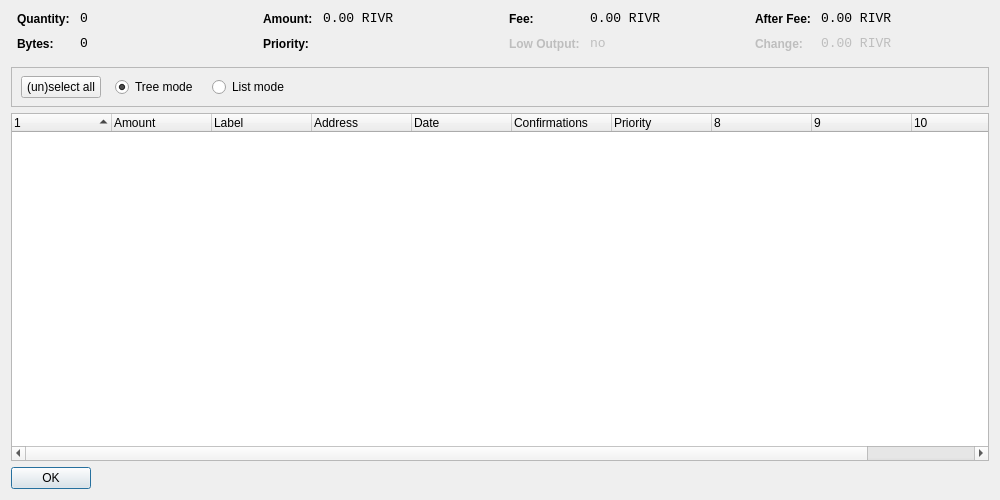
<?xml version="1.0" encoding="UTF-8"?>
<ui version="4.0">
 <class>CoinControlDialog</class>
 <widget class="QDialog" name="CoinControlDialog">
  <property name="geometry">
   <rect>
    <x>0</x>
    <y>0</y>
    <width>1000</width>
    <height>500</height>
   </rect>
  </property>
  <property name="windowTitle">
   <string>Coin Control</string>
  </property>
  <layout class="QVBoxLayout" name="verticalLayout">
   <item>
    <layout class="QHBoxLayout" name="horizontalLayoutTop" stretch="0,0,0,0">
     <property name="topMargin">
      <number>0</number>
     </property>
     <property name="bottomMargin">
      <number>10</number>
     </property>
     <item>
      <layout class="QFormLayout" name="formLayoutCoinControl1">
       <property name="horizontalSpacing">
        <number>10</number>
       </property>
       <property name="verticalSpacing">
        <number>10</number>
       </property>
       <property name="leftMargin">
        <number>6</number>
       </property>
       <property name="rightMargin">
        <number>6</number>
       </property>
       <item row="0" column="0">
        <widget class="QLabel" name="labelCoinControlQuantityText">
         <property name="styleSheet">
          <string notr="true">font-weight:bold;</string>
         </property>
         <property name="text">
          <string>Quantity:</string>
         </property>
        </widget>
       </item>
       <item row="0" column="1">
        <widget class="QLabel" name="labelCoinControlQuantity">
         <property name="font">
          <font>
           <family>Monospace</family>
           <pointsize>10</pointsize>
          </font>
         </property>
         <property name="cursor">
          <cursorShape>IBeamCursor</cursorShape>
         </property>
         <property name="contextMenuPolicy">
          <enum>Qt::ActionsContextMenu</enum>
         </property>
         <property name="text">
          <string notr="true">0</string>
         </property>
         <property name="textInteractionFlags">
          <set>Qt::LinksAccessibleByMouse|Qt::TextSelectableByKeyboard|Qt::TextSelectableByMouse</set>
         </property>
        </widget>
       </item>
       <item row="1" column="0">
        <widget class="QLabel" name="labelCoinControlBytesText">
         <property name="styleSheet">
          <string notr="true">font-weight:bold;</string>
         </property>
         <property name="text">
          <string>Bytes:</string>
         </property>
        </widget>
       </item>
       <item row="1" column="1">
        <widget class="QLabel" name="labelCoinControlBytes">
         <property name="font">
          <font>
           <family>Monospace</family>
           <pointsize>10</pointsize>
          </font>
         </property>
         <property name="cursor">
          <cursorShape>IBeamCursor</cursorShape>
         </property>
         <property name="contextMenuPolicy">
          <enum>Qt::ActionsContextMenu</enum>
         </property>
         <property name="text">
          <string notr="true">0</string>
         </property>
         <property name="textInteractionFlags">
          <set>Qt::LinksAccessibleByMouse|Qt::TextSelectableByKeyboard|Qt::TextSelectableByMouse</set>
         </property>
        </widget>
       </item>
      </layout>
     </item>
     <item>
      <layout class="QFormLayout" name="formLayoutCoinControl2">
       <property name="horizontalSpacing">
        <number>10</number>
       </property>
       <property name="verticalSpacing">
        <number>10</number>
       </property>
       <property name="leftMargin">
        <number>6</number>
       </property>
       <property name="rightMargin">
        <number>6</number>
       </property>
       <item row="0" column="0">
        <widget class="QLabel" name="labelCoinControlAmountText">
         <property name="styleSheet">
          <string notr="true">font-weight:bold;</string>
         </property>
         <property name="text">
          <string>Amount:</string>
         </property>
        </widget>
       </item>
       <item row="0" column="1">
        <widget class="QLabel" name="labelCoinControlAmount">
         <property name="font">
          <font>
           <family>Monospace</family>
           <pointsize>10</pointsize>
          </font>
         </property>
         <property name="cursor">
          <cursorShape>IBeamCursor</cursorShape>
         </property>
         <property name="contextMenuPolicy">
          <enum>Qt::ActionsContextMenu</enum>
         </property>
         <property name="text">
          <string notr="true">0.00 RIVR</string>
         </property>
         <property name="textInteractionFlags">
          <set>Qt::LinksAccessibleByMouse|Qt::TextSelectableByKeyboard|Qt::TextSelectableByMouse</set>
         </property>
        </widget>
       </item>
       <item row="1" column="0">
        <widget class="QLabel" name="labelCoinControlPriorityText">
         <property name="styleSheet">
          <string notr="true">font-weight:bold;</string>
         </property>
         <property name="text">
          <string>Priority:</string>
         </property>
        </widget>
       </item>
       <item row="1" column="1">
        <widget class="QLabel" name="labelCoinControlPriority">
         <property name="font">
          <font>
           <family>Monospace</family>
           <pointsize>10</pointsize>
          </font>
         </property>
         <property name="cursor">
          <cursorShape>IBeamCursor</cursorShape>
         </property>
         <property name="contextMenuPolicy">
          <enum>Qt::ActionsContextMenu</enum>
         </property>
         <property name="text">
          <string/>
         </property>
         <property name="textInteractionFlags">
          <set>Qt::LinksAccessibleByMouse|Qt::TextSelectableByKeyboard|Qt::TextSelectableByMouse</set>
         </property>
        </widget>
       </item>
      </layout>
     </item>
     <item>
      <layout class="QFormLayout" name="formLayoutCoinControl3">
       <property name="horizontalSpacing">
        <number>10</number>
       </property>
       <property name="verticalSpacing">
        <number>10</number>
       </property>
       <property name="leftMargin">
        <number>6</number>
       </property>
       <property name="rightMargin">
        <number>6</number>
       </property>
       <item row="0" column="0">
        <widget class="QLabel" name="labelCoinControlFeeText">
         <property name="styleSheet">
          <string notr="true">font-weight:bold;</string>
         </property>
         <property name="text">
          <string>Fee:</string>
         </property>
        </widget>
       </item>
       <item row="0" column="1">
        <widget class="QLabel" name="labelCoinControlFee">
         <property name="font">
          <font>
           <family>Monospace</family>
           <pointsize>10</pointsize>
          </font>
         </property>
         <property name="cursor">
          <cursorShape>IBeamCursor</cursorShape>
         </property>
         <property name="contextMenuPolicy">
          <enum>Qt::ActionsContextMenu</enum>
         </property>
         <property name="text">
          <string notr="true">0.00 RIVR</string>
         </property>
         <property name="textInteractionFlags">
          <set>Qt::LinksAccessibleByMouse|Qt::TextSelectableByKeyboard|Qt::TextSelectableByMouse</set>
         </property>
        </widget>
       </item>
       <item row="1" column="0">
        <widget class="QLabel" name="labelCoinControlLowOutputText">
         <property name="enabled">
          <bool>false</bool>
         </property>
         <property name="styleSheet">
          <string notr="true">font-weight:bold;</string>
         </property>
         <property name="text">
          <string>Low Output:</string>
         </property>
        </widget>
       </item>
       <item row="1" column="1">
        <widget class="QLabel" name="labelCoinControlLowOutput">
         <property name="enabled">
          <bool>false</bool>
         </property>
         <property name="font">
          <font>
           <family>Monospace</family>
           <pointsize>10</pointsize>
          </font>
         </property>
         <property name="cursor">
          <cursorShape>IBeamCursor</cursorShape>
         </property>
         <property name="contextMenuPolicy">
          <enum>Qt::ActionsContextMenu</enum>
         </property>
         <property name="text">
          <string notr="true">no</string>
         </property>
         <property name="textInteractionFlags">
          <set>Qt::LinksAccessibleByMouse|Qt::TextSelectableByKeyboard|Qt::TextSelectableByMouse</set>
         </property>
        </widget>
       </item>
      </layout>
     </item>
     <item>
      <layout class="QFormLayout" name="formLayoutCoinControl4">
       <property name="horizontalSpacing">
        <number>10</number>
       </property>
       <property name="verticalSpacing">
        <number>10</number>
       </property>
       <property name="leftMargin">
        <number>6</number>
       </property>
       <property name="rightMargin">
        <number>6</number>
       </property>
       <item row="0" column="0">
        <widget class="QLabel" name="labelCoinControlAfterFeeText">
         <property name="styleSheet">
          <string notr="true">font-weight:bold;</string>
         </property>
         <property name="text">
          <string>After Fee:</string>
         </property>
        </widget>
       </item>
       <item row="0" column="1">
        <widget class="QLabel" name="labelCoinControlAfterFee">
         <property name="font">
          <font>
           <family>Monospace</family>
           <pointsize>10</pointsize>
          </font>
         </property>
         <property name="cursor">
          <cursorShape>IBeamCursor</cursorShape>
         </property>
         <property name="contextMenuPolicy">
          <enum>Qt::ActionsContextMenu</enum>
         </property>
         <property name="text">
          <string notr="true">0.00 RIVR</string>
         </property>
         <property name="textInteractionFlags">
          <set>Qt::LinksAccessibleByMouse|Qt::TextSelectableByKeyboard|Qt::TextSelectableByMouse</set>
         </property>
        </widget>
       </item>
       <item row="1" column="0">
        <widget class="QLabel" name="labelCoinControlChangeText">
         <property name="enabled">
          <bool>false</bool>
         </property>
         <property name="styleSheet">
          <string notr="true">font-weight:bold;</string>
         </property>
         <property name="text">
          <string>Change:</string>
         </property>
        </widget>
       </item>
       <item row="1" column="1">
        <widget class="QLabel" name="labelCoinControlChange">
         <property name="enabled">
          <bool>false</bool>
         </property>
         <property name="font">
          <font>
           <family>Monospace</family>
           <pointsize>10</pointsize>
          </font>
         </property>
         <property name="cursor">
          <cursorShape>IBeamCursor</cursorShape>
         </property>
         <property name="contextMenuPolicy">
          <enum>Qt::ActionsContextMenu</enum>
         </property>
         <property name="text">
          <string notr="true">0.00 RIVR</string>
         </property>
         <property name="textInteractionFlags">
          <set>Qt::LinksAccessibleByMouse|Qt::TextSelectableByKeyboard|Qt::TextSelectableByMouse</set>
         </property>
        </widget>
       </item>
      </layout>
     </item>
    </layout>
   </item>
   <item>
    <widget class="QFrame" name="frame">
     <property name="minimumSize">
      <size>
       <width>0</width>
       <height>40</height>
      </size>
     </property>
     <property name="frameShape">
      <enum>QFrame::StyledPanel</enum>
     </property>
     <property name="frameShadow">
      <enum>QFrame::Sunken</enum>
     </property>
     <widget class="QWidget" name="horizontalLayoutWidget">
      <property name="geometry">
       <rect>
        <x>10</x>
        <y>0</y>
        <width>781</width>
        <height>41</height>
       </rect>
      </property>
      <layout class="QHBoxLayout" name="horizontalLayoutPanel" stretch="0,0,0,0,0">
       <property name="spacing">
        <number>14</number>
       </property>
       <item>
        <widget class="QPushButton" name="pushButtonSelectAll">
         <property name="sizePolicy">
          <sizepolicy hsizetype="Maximum" vsizetype="Fixed">
           <horstretch>0</horstretch>
           <verstretch>0</verstretch>
          </sizepolicy>
         </property>
         <property name="text">
          <string>(un)select all</string>
         </property>
        </widget>
       </item>
       <item>
        <widget class="QRadioButton" name="radioTreeMode">
         <property name="sizePolicy">
          <sizepolicy hsizetype="Maximum" vsizetype="Fixed">
           <horstretch>0</horstretch>
           <verstretch>0</verstretch>
          </sizepolicy>
         </property>
         <property name="text">
          <string>Tree mode</string>
         </property>
         <property name="checked">
          <bool>true</bool>
         </property>
        </widget>
       </item>
       <item>
        <widget class="QRadioButton" name="radioListMode">
         <property name="sizePolicy">
          <sizepolicy hsizetype="Maximum" vsizetype="Fixed">
           <horstretch>0</horstretch>
           <verstretch>0</verstretch>
          </sizepolicy>
         </property>
         <property name="text">
          <string>List mode</string>
         </property>
        </widget>
       </item>
       <item>
        <spacer name="horizontalSpacer">
         <property name="orientation">
          <enum>Qt::Horizontal</enum>
         </property>
         <property name="sizeHint" stdset="0">
          <size>
           <width>40</width>
           <height>20</height>
          </size>
         </property>
        </spacer>
       </item>
      </layout>
     </widget>
    </widget>
   </item>
   <item>
    <widget class="CoinControlTreeWidget" name="treeWidget">
     <property name="contextMenuPolicy">
      <enum>Qt::CustomContextMenu</enum>
     </property>
     <property name="sortingEnabled">
      <bool>false</bool>
     </property>
     <property name="columnCount">
      <number>11</number>
     </property>
     <attribute name="headerShowSortIndicator" stdset="0">
      <bool>true</bool>
     </attribute>
     <attribute name="headerStretchLastSection">
      <bool>false</bool>
     </attribute>
     <column>
      <property name="text">
       <string/>
      </property>
     </column>
     <column>
      <property name="text">
       <string>Amount</string>
      </property>
     </column>
     <column>
      <property name="text">
       <string>Label</string>
      </property>
     </column>
     <column>
      <property name="text">
       <string>Address</string>
      </property>
     </column>
     <column>
      <property name="text">
       <string>Date</string>
      </property>
     </column>
     <column>
      <property name="text">
       <string>Confirmations</string>
      </property>
      <property name="toolTip">
       <string>Confirmed</string>
      </property>
     </column>
     <column>
      <property name="text">
       <string>Priority</string>
      </property>
     </column>
     <column>
      <property name="text">
       <string/>
      </property>
     </column>
     <column>
      <property name="text">
       <string/>
      </property>
     </column>
     <column>
      <property name="text">
       <string/>
      </property>
     </column>
     <column>
      <property name="text">
       <string/>
      </property>
     </column>
    </widget>
   </item>
   <item>
    <widget class="QDialogButtonBox" name="buttonBox">
     <property name="sizePolicy">
      <sizepolicy hsizetype="Maximum" vsizetype="Fixed">
       <horstretch>0</horstretch>
       <verstretch>0</verstretch>
      </sizepolicy>
     </property>
     <property name="orientation">
      <enum>Qt::Horizontal</enum>
     </property>
     <property name="standardButtons">
      <set>QDialogButtonBox::Ok</set>
     </property>
    </widget>
   </item>
  </layout>
 </widget>
 <customwidgets>
  <customwidget>
   <class>CoinControlTreeWidget</class>
   <extends>QTreeWidget</extends>
   <header>coincontroltreewidget.h</header>
  </customwidget>
 </customwidgets>
 <resources/>
 <connections/>
</ui>
